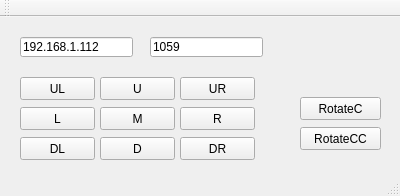
<?xml version="1.0" encoding="UTF-8"?>
<ui version="4.0">
 <class>MainWindow</class>
 <widget class="QMainWindow" name="MainWindow">
  <property name="geometry">
   <rect>
    <x>0</x>
    <y>0</y>
    <width>400</width>
    <height>196</height>
   </rect>
  </property>
  <property name="windowTitle">
   <string>MainWindow</string>
  </property>
  <widget class="QWidget" name="centralWidget">
   <widget class="QLineEdit" name="ServerAddr">
    <property name="geometry">
     <rect>
      <x>20</x>
      <y>20</y>
      <width>113</width>
      <height>20</height>
     </rect>
    </property>
    <property name="text">
     <string>192.168.1.112</string>
    </property>
   </widget>
   <widget class="QLineEdit" name="ServerPort">
    <property name="geometry">
     <rect>
      <x>150</x>
      <y>20</y>
      <width>113</width>
      <height>20</height>
     </rect>
    </property>
    <property name="text">
     <string>1059</string>
    </property>
   </widget>
   <widget class="QPushButton" name="RotateC">
    <property name="geometry">
     <rect>
      <x>300</x>
      <y>80</y>
      <width>81</width>
      <height>23</height>
     </rect>
    </property>
    <property name="text">
     <string>RotateC</string>
    </property>
   </widget>
   <widget class="QPushButton" name="RotateCC">
    <property name="geometry">
     <rect>
      <x>300</x>
      <y>110</y>
      <width>81</width>
      <height>23</height>
     </rect>
    </property>
    <property name="text">
     <string>RotateCC</string>
    </property>
   </widget>
   <widget class="QPushButton" name="U">
    <property name="geometry">
     <rect>
      <x>100</x>
      <y>60</y>
      <width>75</width>
      <height>23</height>
     </rect>
    </property>
    <property name="text">
     <string>U</string>
    </property>
   </widget>
   <widget class="QPushButton" name="D">
    <property name="geometry">
     <rect>
      <x>100</x>
      <y>120</y>
      <width>75</width>
      <height>23</height>
     </rect>
    </property>
    <property name="text">
     <string>D</string>
    </property>
   </widget>
   <widget class="QPushButton" name="M">
    <property name="geometry">
     <rect>
      <x>100</x>
      <y>90</y>
      <width>75</width>
      <height>23</height>
     </rect>
    </property>
    <property name="text">
     <string>M</string>
    </property>
   </widget>
   <widget class="QPushButton" name="L">
    <property name="geometry">
     <rect>
      <x>20</x>
      <y>90</y>
      <width>75</width>
      <height>23</height>
     </rect>
    </property>
    <property name="text">
     <string>L</string>
    </property>
   </widget>
   <widget class="QPushButton" name="R">
    <property name="geometry">
     <rect>
      <x>180</x>
      <y>90</y>
      <width>75</width>
      <height>23</height>
     </rect>
    </property>
    <property name="text">
     <string>R</string>
    </property>
   </widget>
   <widget class="QPushButton" name="UL">
    <property name="geometry">
     <rect>
      <x>20</x>
      <y>60</y>
      <width>75</width>
      <height>23</height>
     </rect>
    </property>
    <property name="text">
     <string>UL</string>
    </property>
   </widget>
   <widget class="QPushButton" name="UR">
    <property name="geometry">
     <rect>
      <x>180</x>
      <y>60</y>
      <width>75</width>
      <height>23</height>
     </rect>
    </property>
    <property name="text">
     <string>UR</string>
    </property>
   </widget>
   <widget class="QPushButton" name="DL">
    <property name="geometry">
     <rect>
      <x>20</x>
      <y>120</y>
      <width>75</width>
      <height>23</height>
     </rect>
    </property>
    <property name="text">
     <string>DL</string>
    </property>
   </widget>
   <widget class="QPushButton" name="DR">
    <property name="geometry">
     <rect>
      <x>180</x>
      <y>120</y>
      <width>75</width>
      <height>23</height>
     </rect>
    </property>
    <property name="text">
     <string>DR</string>
    </property>
   </widget>
  </widget>
  <widget class="QMenuBar" name="menuBar">
   <property name="geometry">
    <rect>
     <x>0</x>
     <y>0</y>
     <width>400</width>
     <height>18</height>
    </rect>
   </property>
  </widget>
  <widget class="QToolBar" name="mainToolBar">
   <attribute name="toolBarArea">
    <enum>TopToolBarArea</enum>
   </attribute>
   <attribute name="toolBarBreak">
    <bool>false</bool>
   </attribute>
  </widget>
  <widget class="QStatusBar" name="statusBar"/>
 </widget>
 <layoutdefault spacing="6" margin="11"/>
 <resources/>
 <connections/>
</ui>
